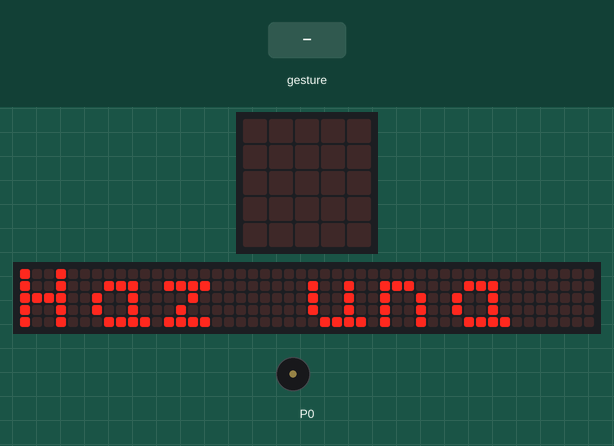
Simulated run of this program. Board: BBC micro:bit (MakeCode). Shown: the board's 5×5 LED display, a strip that is not on the board, showing the scrolling text unrolled, buzzer (waves = sounding). The inputs (shaded band) are chosen by the test bench. Random numbers come from a fixed seed; a tilt is held for 1.5 s and a shake lasts 1 s, then the board lies face up again; the 48×5 strip is a reading aid, not a part: it shows the text the display is scrolling, unrolled, one strip-width of it at a time.

Above: at 3.2 s.
At 17.2 s:
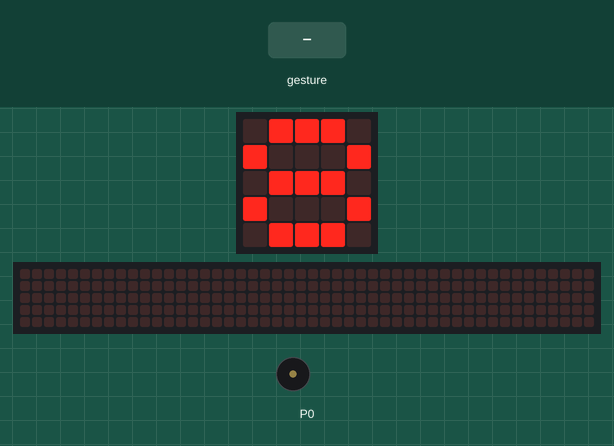
17.3 s: gesture 'shake'
At 20.5 s:
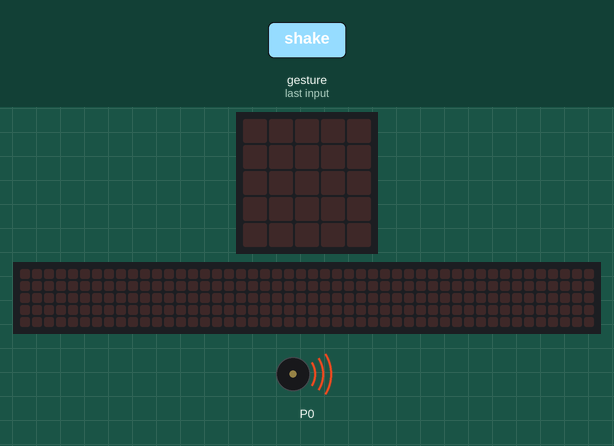
22.4 s: gesture 'shake'
At 26.7 s:
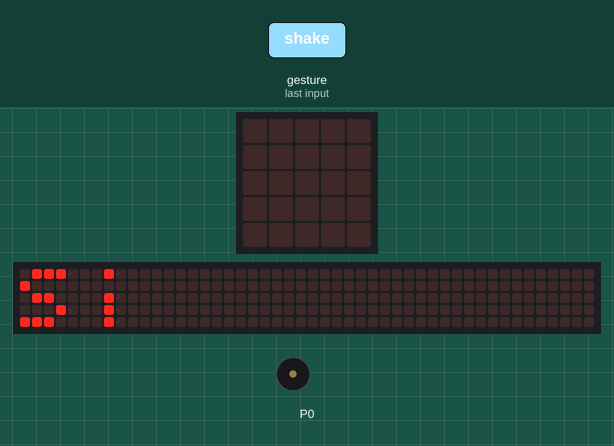
28.4 s: gesture 'shake'
At 31.05 s:
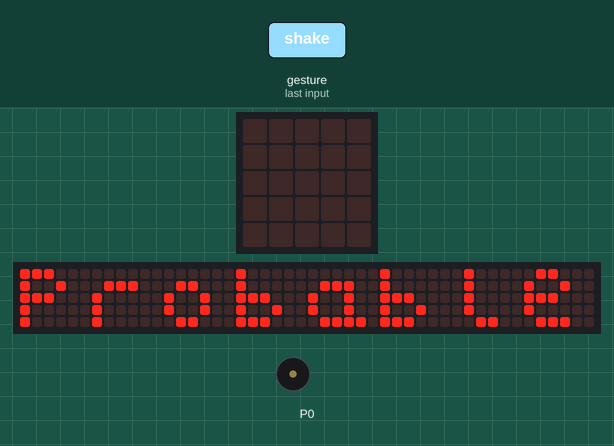
Timing chart, 0 to 45.5 s (numbered marks = the images above; inputs shaded):
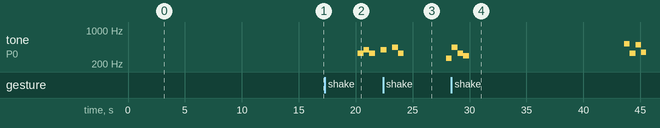

The program:

main.ts
```typescript
input.onGesture(Gesture.Shake, function () {
    basic.clearScreen()
    Número_aleatorio = randint(0, 7)
    if (Número_aleatorio == 1) {
        basic.showString("Si")
        music.playMelody("- - C A E D - - ", 120)
    } else if (Número_aleatorio == 2) {
        basic.showString("No")
        music.playMelody("E G E - G - A E ", 120)
    } else if (Número_aleatorio == 3) {
        basic.showString("A lo mejor")
        music.playMelody("F E G - C C5 - B ", 120)
    } else if (Número_aleatorio == 4) {
        basic.showString("Probablemente")
        music.playMelody("C5 E B F - - - - ", 120)
    } else if (Número_aleatorio == 5) {
        basic.showString("No creo")
        music.playMelody("F D B F D E B - ", 120)
    } else if (Número_aleatorio == 6) {
        basic.showString("Tal vez")
        music.playMelody("- E B F B - - - ", 120)
    } else {
        basic.showString(" No se")
        music.playMelody("E G D F E A - - ", 120)
    }
})
let Número_aleatorio = 0
basic.showString("Haz una pregunta")
basic.showNumber(8)
```

test.ts
```typescript
// aquí va el archivo "tests"; esto no se compilará cuando este paquete se utilice como una extensión.
```

Measured:
- after the input at 17.3 s, tone on P0: plays 330 Hz for 0.51 s, 392 Hz for 0.51 s, 330 Hz for 0.50 s, 392 Hz for 0.18 s, starting after 2.9 s; the display: first changes after 0.20 s (image 2 shows a later state)
- after the input at 22.4 s, the display: changes after 1.8 s (image 3)
- after the input at 28.4 s, the display: changes after 2.6 s (image 4)
- what the display in image 0 shows lasts 0.6 s, from 3.2 s to 3.8 s
- what the display in image 3 shows lasts 0.7 s, from 26.2 s to 26.9 s
